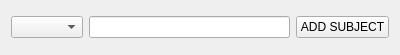
<?xml version="1.0" encoding="UTF-8"?>
<ui version="4.0">
 <class>Form</class>
 <widget class="QWidget" name="Form">
  <property name="geometry">
   <rect>
    <x>0</x>
    <y>0</y>
    <width>400</width>
    <height>55</height>
   </rect>
  </property>
  <property name="windowTitle">
   <string>Form</string>
  </property>
  <layout class="QGridLayout" name="gridLayout">
   <item row="0" column="0">
    <layout class="QHBoxLayout" name="horizontalLayout">
     <item>
      <widget class="QComboBox" name="comboBox_SemesterList"/>
     </item>
     <item>
      <widget class="QLineEdit" name="lineEdit"/>
     </item>
     <item>
      <widget class="QPushButton" name="pushButton_AddSubject">
       <property name="text">
        <string>ADD SUBJECT</string>
       </property>
      </widget>
     </item>
    </layout>
   </item>
  </layout>
 </widget>
 <resources/>
 <connections/>
</ui>
